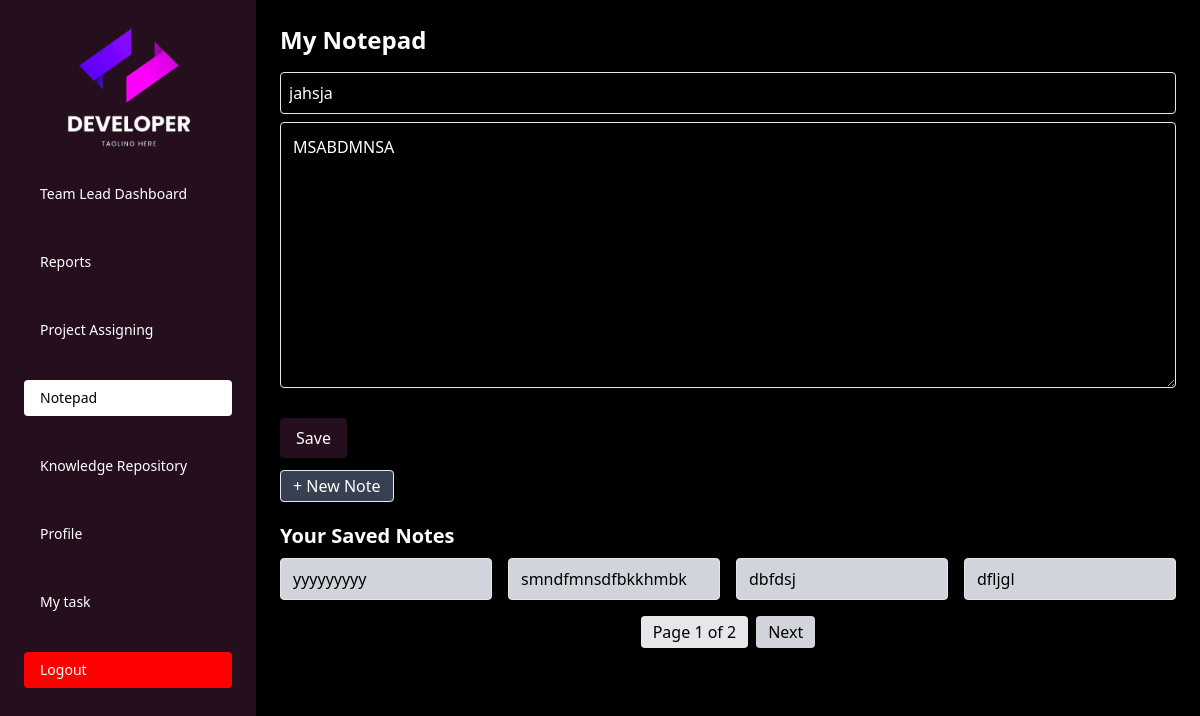
Page /teamlead_notepad/?note_id=15 (signed in) on the committed database.
### monitoringapp/models.py (models this page shows, shortened)
class Notepad(models.Model):
    user = models.ForeignKey("User", on_delete=models.CASCADE)  # multiple notes per user
    title = models.CharField(max_length=255, default="Untitled")
    content = models.TextField(blank=True, null=True)
    created_at = models.DateTimeField(auto_now_add=True)
    updated_at = models.DateTimeField(auto_now=True)

### monitoringapp/views.py (the view, shortened to what this page needs)
# urls.py: path('teamlead_notepad/', views.teamlead_notepad, name='teamlead_notepad'),
def teamlead_notepad(request):
    user_id = request.session.get("user_id")
    user = get_object_or_404(User, id=user_id)
    all_notes = Notepad.objects.filter(user=user).order_by("-updated_at")
    paginator = Paginator(all_notes, 4)
    page_number = request.GET.get("page")
    page_obj = paginator.get_page(page_number)
    note = None
    note_id = request.GET.get("note_id")
    if note_id:
        note = Notepad.objects.filter(id=note_id, user=user).first()
    return render(
        request,
        "teamlead_notepad.html",
        {"note": note, "page_obj": page_obj},
    )

### monitoringapp/templates/teamlead_notepad.html (shortened to what this page needs)
{% load static %}
{% load tz %}
<!DOCTYPE html>
<html lang="en">
<head>
  <script src="https://cdn.tailwindcss.com"></script>
  <link rel="stylesheet" href="{% static 'css/admin.css' %}">
</head>
<body class="bg-black text-white font-sans select-none">
<div id="sidebar"
     class="fixed top-0 left-0 h-full w-64 bg-[#250f1e] overflow-y-auto text-white p-6 z-50 transform -translate-x-full md:translate-x-0 transition-transform duration-300 ease-in-out">  <div class="flex items-center justify-between mb-6">
    <div class="w-full flex justify-center select-none">
      <img src="{% static 'images/logo.png' %}" alt="Logo" class="w-32 h-32 object-contain">
    </div>
  </div>
  <nav class="select-none">
    <ul class="space-y-8 text-sm">
      <li><a href="{% url 'teamlead_dashboard' %}" class="block py-2 px-4 rounded hover:bg-white hover:text-[#151a37]">Team Lead Dashboard</a></li>
      <li><a href="{% url 'teamlead_reports' %}" class="block py-2 px-4 rounded hover:bg-white hover:text-[#151a37]">Reports</a></li>
      <li><a href="{% url 'teamlead_project_assigning' %}" class="block py-2 px-4 rounded hover:bg-white hover:text-[#151a37]">Project Assigning</a></li>
      <li><a href="{% url 'teamlead_notepad' %}" class="block py-2 px-4 rounded bg-white text-black">Notepad</a></li>
      <li><a href="{% url 'teamlead_repository' %}" class="block py-2 px-4 rounded hover:bg-white hover:text-black">Knowledge Repository</a></li>
      <li><a href="{% url 'teamlead_profile' %}" class="block py-2 px-4 rounded hover:bg-white hover:text-black">Profile</a></li>
      <li><a href="{% url 'teamlead_task' %}" class="block py-2 px-4 rounded hover:bg-white hover:text-black">My task</a></li>
      <li>
        <a href="{% url 'teamlead_logout' %}" class="block py-2 px-4 rounded bg-[red] text-white">Logout</a>
      </li>
    </ul>
  </nav>
</div>
<div class="ml-0 md:ml-64 p-4 md:p-6 max-md:mt-[5rem]">
  <h1 class="text-2xl font-bold mb-4">My Notepad</h1>
  <form method="POST">
    <input type="text" name="title"
           value="{% if note %}{{ note.title }}{% endif %}"
           placeholder="Title"
           class="w-full border p-2 rounded mb-2">
    <textarea name="content" rows="10" class="w-full border p-3 rounded mb-3">{% if note %}{{ note.content }}{% endif %}</textarea>
    <button type="submit" class="mt-3 bg-[#250f1e] text-white px-4 py-2 rounded">Save</button>
  </form>
  <div class="mt-4">
    <a href="{% url 'teammember_notepad' %}" class="px-3 py-1 border rounded bg-gray-700 text-white">+ New Note</a>
  </div>
  <h2 class="text-xl font-semibold mt-6 mb-2">Your Saved Notes</h2>
  <div class="grid grid-cols-1 md:grid-cols-4 gap-4">
    {% for n in page_obj %}
      <a href="?note_id={{ n.id }}"
         class="px-3 py-2 border rounded hover:bg-purple-300 hover:text-black
         {% if note and note.id == n.id %}bg-[#250f1e]/60 text-white{% else %}bg-gray-300 text-black{% endif %}">
        {{ n.title }}
      </a>
    {% empty %}
      <p class="col-span-4 text-gray-400">No saved notes yet.</p>
    {% endfor %}
  </div>
  <div class="flex justify-center gap-2 mt-4">
    <span class="px-3 py-1 rounded bg-gray-200 text-black">Page {{ page_obj.number }} of {{ page_obj.paginator.num_pages }}</span>
    {% if page_obj.has_next %}
      <a href="?page={{ page_obj.next_page_number }}" class="px-3 py-1 bg-gray-300 rounded text-black">Next</a>
    {% endif %}
  </div>
</div>
</body>
</html>

### monitoringapp/static/css/admin.css (style rules this page uses)
input, select, textarea { background-color: transparent !important; color: white !important; }
html, body { overflow-x: hidden; width: 100%; }

### rows in the picture
Notepad: title "jahsja", content "MSABDMNSA"
Notepad: title "yyyyyyyyy"
Notepad: title "smndfmnsdfbkkhmbk"
Notepad: title "dbfdsj"
Notepad: title "dfljgl"

### other values in the picture
{{ page_obj.number }} "1"
{{ page_obj.paginator.num_pages }} "2"
